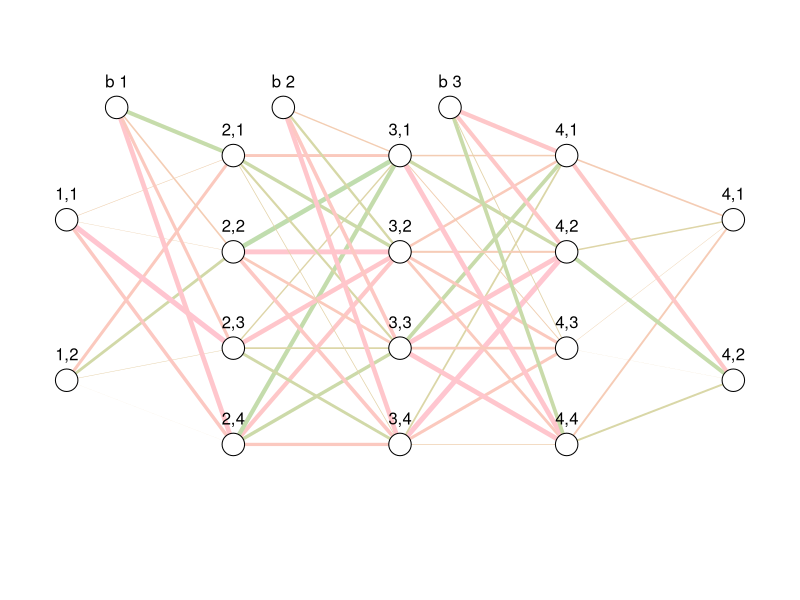

This figure's R source:
#hopefully this doesn't need to be moved inside the class when this is a package
predefinedactivation <- list(
  ReLU = function(x) {max(0,x)},
  sigmoid = function(x) {1/(1 + exp(-x))},
  tanh = function(x) {tanh(x)}
)
predefinedactivationDriv <- list(
  ReLU = function(x) {as.integer(x > 0)},
  sigmoid = function(x) {predefinedactivation$sigmoid(x) * (1 - predefinedactivation$sigmoid(x))},
  tanh = function(x) {1/cosh(x)^2}
)

#' R6 Class Representing a Neural Network
#' @export
NeuralNet <- R6::R6Class("NeuralNet",
public = list(

  #' @field inputsize size of the input for the Neural Network (first layer of nodes).
  inputsize = NULL,

  #' @field weights list of matrices representing the weights of the connections
  #' between nodes.
  weights = list(),

  #' @field bias list of vectors representing the biases for nodes.
  bias = list(),

  #' @field nrhiddenlayers number of hidden layers of the Neural Network.
  nrhiddenlayers = NULL,

  #' @field actfct function to be used as activation function.
  actfct = NULL,

  #' @field dActfct function to be used as derivative of the activation function.
  dActfct = NULL,

  #' @field outputfct function to be used as activation function on the last layer.
  outputfct = NULL,

  #' @field category either classification or regression
  category = NULL,

  #' @description
  #' create a new R6 instance of a NeuralNetwork
  #'
  #' @param layers numeric vector with nodes per layer
  #' @param activationfct string matching predefined activation function or
  #' other function, see \code{Activation Functions}.
  #' @param dActivationfct NULL, when using predefined Activation functions, or
  #' the derivative of a custom Activation function, it is not checked for
  #' correcteness.
  #' @param outputfct string matching predefined activation function or
  #' other a function, see \code{Activation Functions}, used as activation
  #' function for the last layer of nodes
  #' @param category string matching valid category for Neural Network, either
  #' classification or regression.
  #'
  #' @details
  #' ## Activation Functions
  #' This Function is used on the Values of a Node after calculating Weights
  #' and Biases. The values for \code{activationfct} and \code{outputfct}
  #' can be either strings matching a predefined Function or a \code{function}.
  #'
  #' The predefined Functions are currently:
  #' * ReLu
  #' * sigmoid
  #' * tanh
  #'
  #' \code{outputfct} can alternatively be \code{NULL} if no activation
  #' function shoud be applied to the last layer.
  #'
  #' When using a custom function to be used, a derivative for this function must
  #' be given to be used while training the Neural Network. This derivative is
  #' not checked for correcteness.
  #'
  #' @examples
  #' # will generate a Neural Network with two input nodes, two output nodes,
  #' # and two hidden layers with four nodes each.
  #' nn.1 <- NeuralNet$new(c(2,4,4,2))
  #'
  #' # will generate a Neural Network using the predefined sigmoid function as
  #' # activation function for all layers (including the outputlayer)
  #' nn.2 <- NeuralNet$new(
  #'   c(2,4,4,2),
  #'   activationfct = "sigmoid",
  #'   outputfct = "sigmoid")
  initialize = function(layers, activationfct = "ReLU", dActivationfct = NULL,
                        outputfct = NULL, category="classification") {
    stopifnot("layers needs to be at least of length 3" = length(layers) >= 3)
    stopifnot("every layer must be greater than 0" = all(layers > 0))
    #choose activation function
    if(class(activationfct) == "character") {
      stopifnot("Specified activation function is not implemented." = !is.null(predefinedactivation[[activationfct]]))
      self$actfct <- predefinedactivation[[activationfct]]
      self$dActfct <- predefinedactivationDriv[[activationfct]]
      #print(self$actfct)
      #print(self$dActfct)
    } else if (class(activationfct) == "function") {
      stopifnot("Derivative of activation function is missing" = class(dActivationfct) == "function")
      self$actfct <- activationfct
      self$dActfct <- dActivationfct
    } else {
      stop("activationfct must be a character or function")
    }

    #choose activation function for outputlayer
    if(is.null(outputfct)) {
      self$outputfct <- function(x){x}
    } else if(class(outputfct) == "character") {
      stopifnot("Specified activation function for the output layer is not
                implemented." = !is.null(predefinedactivation[[outputfct]]))
      self$outputfct <- predefinedactivation[[outputfct]]
    } else if (class(outputfct) == "function") {
      self$outputfct <- outputfct
    } else {
      stop("outputfct must be a character, function or NULL")
    }

    self$inputsize <- layers[1]
    #nr of hidden layers, first is input, last is output
    self$nrhiddenlayers <- length(layers) - 2
    #save size of inputlayer, and remove from layersvector
    lastsize <- layers[1]
    layers <- layers[-1]
    for (lsize in layers) {
      #add the weights, TO DO: initialize weights with other values
      matrix_entries <- rnorm(lsize * lastsize, 0, lsize**-0.5)
      self$weights <- c(self$weights, list(matrix(matrix_entries, lsize, lastsize)))
      lastsize <- lsize
      #create bias TO DO: initialize bias
      self$bias <- c(self$bias, list(rep(0, lsize)))
    }
    #remove last bias because no bias for output layer
    self$bias <- self$bias[-length(layers)]

    if (!(category %in% c("classification", "regression")))
        stop("Unknown category")
    self$category <- category
  },
  #' @description
  #' will calculate an \code{output} for a given \code{input} using the existing
  #' weights and biases, as well as the existing activation and output functions.
  #'
  #' @param input numeric vector of values with length equal the number of nodes
  #' in the input layer.
  #'
  #' @return list with three numeric vectors, containing rawNodeValues,
  #' nodeValues and output.
  calculate = function(input) {
    stopifnot("input size doesn't fit inputlayer size" = length(input) == self$inputsize)

    rawNodeValues <- list()
    nodeValues <- list()
    output <- input

    rawNodeValues[[1]] <- input
    nodeValues[[1]] <- input

    for(i in 1:self$nrhiddenlayers) {
      #weights
      output <- self$weights[[i]]%*%output
      #bias
      output <- output + self$bias[[i]]
      rawNodeValues[[length(rawNodeValues) + 1]] <- output
      #apply the activation function
      'if(!all(!is.nan(output))) {
        print(any(is.nan(self$weights[[i]])))
        print(any(is.nan(self$bias[[i]])))
        print(self$weights[[i]])
        print(self$bias[[i]])
        print("Before Actf")
        stop()
      }'

      output <- sapply(output, self$actfct)
      nodeValues[[length(nodeValues) + 1]] <- output

      'if(!all(!is.nan(output))) {
        print("After Actf")
        stop()
      }'
      #stopifnot(all(!is.nan(output)))
      #print(output)
    }

    output <- self$weights[[self$nrhiddenlayers + 1]] %*% output
    rawNodeValues[[length(rawNodeValues) + 1]] <- output
    output <- sapply(output, self$outputfct)
    nodeValues[[length(nodeValues) + 1]] <- output

    stopifnot(all(!is.nan(output)))

    if (self$category == "classification") {
      output <- which.max(output)
    }

    list(rawNodeValues = rawNodeValues,
         nodeValues = nodeValues,
         output = output)
  },

  #' @description
  #' plot an R6 NeuralNet using graphics and grDevices
  #'
  #' @param max.lwd numeric value representing the maximum linewidth, default is 5.
  #' @param standard.lwd logical value, should all lines should be normalized.
  #' @param col.fct a function determining the color for specific values.
  #' @param image.save logical value, should the image be saved as file.
  #' @param image.filename name of the outputfile, if \code{image.save = TRUE}
  #' filepath and filename used to save the image.
  #' @param image.type name of the filetype, if \code{image.save = TRUE} this
  #' filetype will be used to save the image.
  #'
  #'
  #' @details
  #' ## Color Functions
  #' \code{col.fct} will be given a vector with values between -1 and 1.
  #' They must return a vector of colors usable by the graphics package
  #' (see the \code{col} Argument of \code{?graphics::par}).
  #'
  #' If the Color Function is \code{NULL} all colors will be black.
  #'
  #' ## Saving Images
  #' When \code{image.save} is set to TRUE, \code{NeuralNet$plot} will attempt
  #' to save the shown graphic as file.
  #'
  #' The file will be saved using the \code{image.filename} Argument, this can
  #' be a path to a file. If the path does not exist \code{grDevices::device()}
  #' will give an error. If \code{image.filename} does not contain a valid file
  #' extension to be used with the type specified in \code{image.type}, an
  #' extension will be added.
  #'
  #' Valid filetypes are:
  #' * \code{wmf} and \code{emf} using \code{grDevices::win.metafile}
  #' * \code{png} using \code{grDevices::png}
  #' * \code{jpg} and \code{jpeg} using \code{grDevices::jpeg}
  #' * \code{bmp} using \code{grDevices::bmp}
  #' * \code{tif} and \code{tiff} using \code{grDevices::tiff}
  #' * \code{ps} and \code{eps} using \code{grDevices::postscript}
  #' * \code{pdf} using \code{grDevices::pdf}
  #' * \code{svg} using \code{grDevices::svg}
  #'
  #' @examples
  #' nn <- NeuralNet$new(c(2,4,4,2))
  #'
  #' # will plot the Neural Network
  #' nn$plot()
  #'
  #' # will plot the Neural Network with normalized linewidth
  #' nn$plot(standard.lwd = TRUE)
  #'
  #' # will plot the Neural Network with only two colors,
  #' # red for negative values, green for positive values
  #' nn$plot(col.fct = function(x) {
  #'   b <- (x < 0)
  #'   v <- vector(length = length(b))
  #'   v[b] <- "red"
  #'   v[!b] <- "green"
  #'
  #'   v
  #' })
  #'
  #' # saving a plot
  #'
  #' # file will be saved as 'file.png'
  #' nn$plot(image.save = TRUE,
  #'   image.filename = "file",
  #'   image.type = "png")
  #'
  #' # here '.jpeg' is not a valid extension for type 'png', '.png' will
  #' # be appendedto the filename, file will be saved as 'file.jpeg.png'
  #' nn$plot(image.save = TRUE,
  #'   image.filename = "file.jpeg",
  #'   image.type = "png")
  #'
  #' # file will be saved in directory 'test/', if 'test/' does not exist
  #' # grDevices will return an error
  #' nn$plot(image.save = TRUE,
  #'   image.filename = "test/file.jpg",
  #'   image.type = "jpg")
  #'
  plot = function(max.lwd = 5, standard.lwd = FALSE, col.fct = function(x) { grDevices::hcl(x * 60 + 60) },
                  image.save = FALSE, image.filename = NULL, image.type = NULL) {
    stopifnot("col.fct must be a function" = identical(class(col.fct), "function"))
    if(image.save){
      stopifnot("image.filename must not be NULL" = !is.null(image.filename))
      stopifnot("image.type must not be NULL" = !is.null(image.type))

      valid_image_types <- c("wmf", "emf", "png", "jpg", "jpeg", "bmp",
                             "tif", "tiff", "ps", "eps", "pdf", "svg")
      txt <- paste("image.type must be one of", valid_image_types)
      stopifnot(txt =
                  {image.type %in% valid_image_types})
    }


    # same as 'layers' of 'initialize()'
    p <- c(self$inputsize, sapply(self$weights, function(x) nrow(x)))

    # offsets
    x_diff <- 1 / (length(p) - 1)
    b_off <- 0.3 * x_diff

    # x coords of first layer
    x.1 <- rep(0, times = p[1])
    # y coords of nodes in first layer
    y.1 <- 1:p[1] / (p[1] + 1)
    # y coord of bias node is always fix
    y.b <- 0.9

    # empty arrays:
    y <- c() # y coordinates of points
    x <- c() # x coordinates of points
    l <- c() # labels of points

    # variables for segments() call
    x0 <- c()
    y0 <- c()
    x1 <- c()
    y1 <- c()
    lwd <- c()

    for(layer in 1:(length(p) - 1)){
      ## calculate positions

      # x coord of current layer
      ## gets set from the outside of the loop or
      ## from the last iteration of the loop

      # x coord of next layer
      x.2 <- rep(x.1[1] + x_diff, times = p[layer + 1])
      # x coord of bias
      x.b <- x.1[1] + b_off

      # y coords of nodes in current layer
      ## gets set from the outside of the loop or
      ## from the last iteration of the loop

      # y coords of nodes in next layer
      y.2 <- 1:p[layer+1] / (p[layer+1] + 1)

      # y coord of bias node is fix

      if(length(self$bias) < layer){
        x.1.all <- rep(x.1, each = p[layer + 1])
        y.1.all <- rep(y.1, each = p[layer + 1])
        x.2.all <- rep(x.2, times = p[layer])
        y.2.all <- rep(y.2, times = p[layer])
      } else {
        x.1.all <- rep(c(x.1, x.b), each = p[layer + 1])
        y.1.all <- rep(c(y.1, y.b), each = p[layer + 1])
        x.2.all <- rep(x.2, times = (p[layer] + 1))
        y.2.all <- rep(y.2, times = (p[layer] + 1))
      }

      stopifnot("something went wrong,x.1.all and y.1.all are of different
                lengths" = length(x.1.all) == length(y.1.all))
      stopifnot("something went wrong, x.1.all and x.2.all are of different
                lengths" = length(x.1.all) == length(x.2.all))
      stopifnot("something went wrong, y.1.all and y.2.all are of different
                lengths" = length(y.1.all) == length(y.2.all))

      x0 <- c(x0, x.1.all)
      y0 <- c(y0, y.1.all)
      x1 <- c(x1, x.2.all)
      y1 <- c(y1, y.2.all)

      # linewidths
      if (length(self$bias) < layer) {
        lwd <- c(lwd, as.vector(self$weights[[layer]]))
      } else {
        lwd <- c(lwd, as.vector(self$weights[[layer]]),  self$bias[[layer]])
      }


      #lwd <- c(lwd, rep(1, length.out = length(x.1.all)))

      # adding coordinates to arrays
      if (length(self$bias) < layer) {
        y <- c(y, y.1)
        x <- c(x, x.1)
        l <- c(l, paste(layer, ",", p[layer]:1, sep = ""))
      } else {
        y <- c(y, y.1, y.b)
        x <- c(x, x.1, x.b)
        l <- c(l, paste(layer, ",", p[layer]:1, sep = ""), paste("b ", layer, sep = ""))
      }

      # setting x.1 and y.1 coords for next iteration of loop
      y.1 <- y.2
      x.1 <- x.2
    }

    # adding coordinates of last layer to arrays
    y <- c(y, y.1)
    x <- c(x, x.1)
    l <- c(l, paste(layer, ",", p[length(p)]:1, sep = ""))

    # drawing lines
    if(standard.lwd) lwd <- (0.5 - 1 * (lwd < 0)) * (lwd != 0)
    else lwd <- (lwd / max(abs(lwd)))

    if(is.null(col.fct)){
      col <- "black"
    } else {
      col <- col.fct(lwd)
    }

    # initialize plot
    graphics::par(mar = c(2,2,2,2))
    graphics::plot(x = c(0,1), y = c(0,1), type="n", axes=FALSE, xlab = "", ylab = "")

    # drawing lines
    graphics::segments(x0 = x0, y0 = y0, x1 = x1, y1 = y1, lwd = (abs(lwd) * max.lwd), col = col)

    # drawing points
    graphics::points(x, y, pch = 21, cex = 3, bg = "white")

    #adding labels
    graphics::text(x, y, labels = l, pos = 3, offset = 1)

    # saving image
    if(image.save){

      # ensuring that file extension contained in the filename,
      # some of the grDevice functions can do this automaticaly, but not all
      if(identical(grep(paste(".", image.type, sep = ""), image.filename, ignore.case = TRUE), integer(0)))
        image.filename <- paste(image.filename, ".", image.type, sep = "")

      # selecting correct grDevices function for the filetype
      if(image.type %in% c("emf", "wmf"))
        image.fct <- grDevices::win.metafile
      else if(image.type %in% c("png"))
        image.fct <- grDevices::png
      else if(image.type %in% c("jpg", "jpeg"))
        image.fct <- grDevices::jpeg
      else if(image.type %in% c("bmp"))
        image.fct <- grDevices::bmp
      else if(image.type %in% c("tif", "tiff"))
        image.fct <- grDevices::tiff
      else if(image.type %in% c("ps", "eps"))
        image.fct <- grDevices::postscript
      else if(image.type %in% c("pdf"))
        image.fct <- grDevices::pdf
      else if(image.type %in% c("svg"))
        image.fct <- grDevices::svg

      # copying currently displayed plot and saving it using image.fct
      # with the name image.filename
      grDevices::dev.copy(image.fct, image.filename)
      grDevices::dev.off()
    }
    }
  )
)


myn <- NeuralNet$new(
  c(1,3,3,1),
  activationfct =  function(x) x,
  dActivationfct = function(x) 1)

myn$weights
myn$bias
myn$calculate(-10)


a <- matrix(0.5, nrow=3, ncol=1)
b <- matrix(0.5, nrow=3, ncol=3)
c <- matrix(0.5, nrow=1, ncol=3)
c%*%b%*%a%*%-3

a

x <- c(0,1,1)

a+x


# for testing NeuralNet$plot()
nn <- NeuralNet$new(c(2,4,4,4,2))

# setting weights to be random
nn$weights <- list(
  matrix(runif(8, min = -1), nrow = 4),
  matrix(runif(16, min = -1), nrow = 4),
  matrix(runif(16, min = -1), nrow = 4),
  matrix(runif(8, min = -1), nrow = 2)
)

# setting bias to be random
nn$bias <- list(
  runif(4, min = -1),
  runif(4, min = -1),
  runif(4, min = -1)
  )

nn$weights
nn$bias
nn$plot(image.save = FALSE, image.filename = ".test.png", image.type = "png")

### will not change line width
#nn$plot(standard.lwd = TRUE)

### will not change colors
#nn$plot(col.fct = NULL)

### will change neiter line width nor color
#nn$plot(standard.lwd = TRUE, col.fct = NULL)
